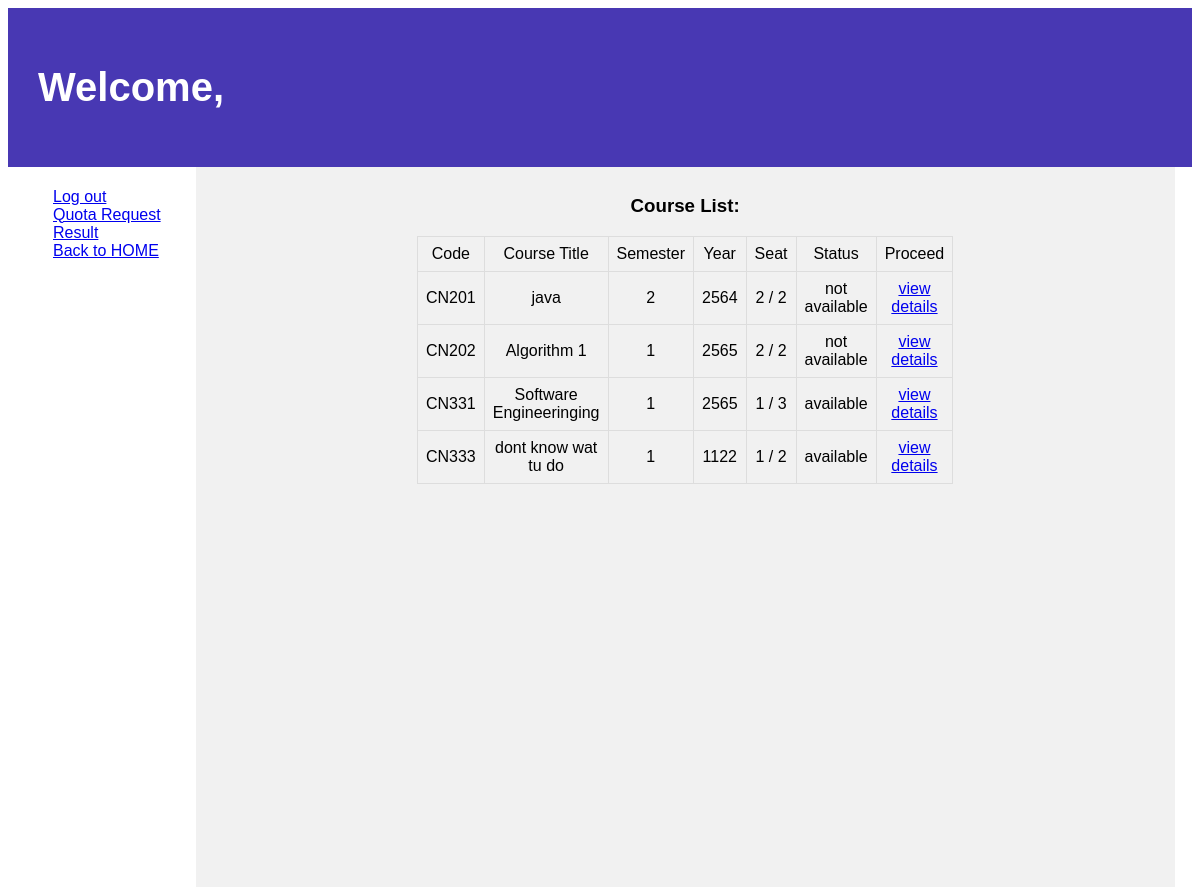
Page /courses/ on the committed database.
### courses/models.py (models this page shows, shortened)
class Course(models.Model):
    c_id = models.CharField(max_length=5, unique=True)
    title = models.CharField(max_length=64, null=True, blank=True)
    semmester = models.IntegerField(null=True, blank=True)
    year = models.IntegerField(null=True, blank=True)
    seat_count = models.IntegerField(default=0, null=True, blank=True)
    max_seat = models.IntegerField(null=True, blank=True, default=5)
    quota = models.BooleanField(default=True)
    attend = models.ManyToManyField(User, blank=True)

### courses/views.py (the view)
# urls.py: path('', views.index, name= "c_index"),
def index(request) :
    return render(request, 'courses/index.html' ,{
        'courses': Course.objects.all().order_by('c_id')
    })

### courses/templates/courses/index.html (shortened to what this page needs)
{% extends 'courses/layout.html' %}
{% block body %}
<header>
    <h1> Welcome, {{ request.user.first_name }}</h1>
  </header>
  <section>
    <nav>
      <ul>
        <a href="{% url 'logout' %}">Log out</a>
        <br>
        <a href="{% url 'quota' %}">Quota Request Result</a>
        <br>
        <a href="{% url 'index' %}">Back to HOME</a>
      </ul>
    </nav>
    <article>
        <h1 align="center">Course List:</h1>
        <table style="width:50%" align="center">
            <thead>
                <tr align="center">
                    <td>Code</td>
                    <td>Course Title</td>
                    <td>Semester</td>
                    <td>Year</td>
                    <td>Seat</td>
                    <td>Status</td>
                    <td>Proceed</td>
                </tr>
            </thead>
            {% for course in courses %}
            <tbody>
                <tr align="center">
                    <td>{{ course.c_id }}</td>
                    <td>{{ course.title }}</td>
                    <td>{{ course.semmester}}</td>
                    <td>{{ course.year }}</td>
                    <td>{{ course.seat_count }} / {{course.max_seat}}</td>
                    <td> {% if course.quota %}
                          available
                          {% else %}
                          not available
                          {% endif %}
                    </td>
                    <td><a href="{% url 'course' course.id %}">view details</a>
                  </td>
                </tr>
            </tbody>
            {% endfor %}
        </table>
    </article>
  </section>
{% endblock %}

### courses/templates/courses/index.html (style rules this page uses)
body { font-family: Arial, Helvetica, sans-serif; }
header { background-color: rgb(72, 56, 179); padding: 30px; text-align: left; font-size: 20px; color: white; }
nav { float: left; width: 15%; height: 700px; background: rgb(255, 255, 255); padding: 5px; }
article { float: left; padding:10px; width: 81%; background-color: #f1f1f1; height: 700px; }
table { font-family: arial, sans-serif; border-collapse: collapse; width: 100%; }
td, th { border: 1px solid #dddddd; padding: 8px; }

### rows in the picture
Course: c_id "CN201", title "java", semmester "2", year "2564", seat_count "2", max_seat "2", quota "not available"
Course: c_id "CN202", title "Algorithm 1", semmester "1", year "2565", seat_count "2", max_seat "2", quota "not available"
Course: c_id "CN331", title "Software Engineeringing", semmester "1", year "2565", seat_count "1", max_seat "3", quota "available"
Course: c_id "CN333", title "dont know wat tu do", semmester "1", year "1122", seat_count "1", max_seat "2", quota "available"
